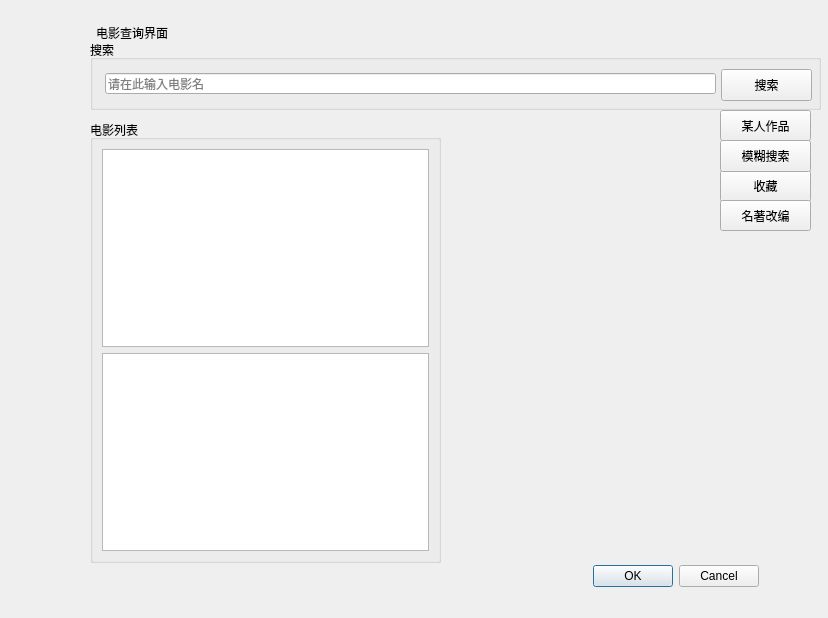
<?xml version="1.0" encoding="UTF-8"?>
<ui version="4.0">
 <class>Dialog</class>
 <widget class="QDialog" name="Dialog">
  <property name="geometry">
   <rect>
    <x>0</x>
    <y>0</y>
    <width>828</width>
    <height>618</height>
   </rect>
  </property>
  <property name="windowTitle">
   <string>Dialog</string>
  </property>
  <widget class="QGroupBox" name="groupBox_2">
   <property name="geometry">
    <rect>
     <x>90</x>
     <y>120</y>
     <width>351</width>
     <height>443</height>
    </rect>
   </property>
   <property name="title">
    <string>电影列表</string>
   </property>
   <layout class="QVBoxLayout" name="verticalLayout_2">
    <item>
     <widget class="QTextEdit" name="movie_rank"/>
    </item>
    <item>
     <widget class="QTextEdit" name="movie_list"/>
    </item>
   </layout>
  </widget>
  <widget class="QLabel" name="label_title">
   <property name="geometry">
    <rect>
     <x>96</x>
     <y>25</y>
     <width>647</width>
     <height>16</height>
    </rect>
   </property>
   <property name="text">
    <string>电影查询界面</string>
   </property>
  </widget>
  <widget class="QGroupBox" name="groupBox">
   <property name="geometry">
    <rect>
     <x>90</x>
     <y>40</y>
     <width>731</width>
     <height>70</height>
    </rect>
   </property>
   <property name="title">
    <string>搜索</string>
   </property>
   <widget class="QLineEdit" name="Edit_input">
    <property name="geometry">
     <rect>
      <x>15</x>
      <y>33</y>
      <width>611</width>
      <height>21</height>
     </rect>
    </property>
    <property name="placeholderText">
     <string>请在此输入电影名</string>
    </property>
   </widget>
   <widget class="QPushButton" name="pushButton_search">
    <property name="geometry">
     <rect>
      <x>631</x>
      <y>29</y>
      <width>91</width>
      <height>32</height>
     </rect>
    </property>
    <property name="text">
     <string>搜索</string>
    </property>
    <property name="checkable">
     <bool>true</bool>
    </property>
   </widget>
  </widget>
  <widget class="QDialogButtonBox" name="buttonBox">
   <property name="geometry">
    <rect>
     <x>100</x>
     <y>560</y>
     <width>659</width>
     <height>32</height>
    </rect>
   </property>
   <property name="orientation">
    <enum>Qt::Horizontal</enum>
   </property>
   <property name="standardButtons">
    <set>QDialogButtonBox::Cancel|QDialogButtonBox::Ok</set>
   </property>
  </widget>
  <widget class="QPushButton" name="pushButton_star">
   <property name="geometry">
    <rect>
     <x>720</x>
     <y>170</y>
     <width>91</width>
     <height>32</height>
    </rect>
   </property>
   <property name="text">
    <string>收藏</string>
   </property>
  </widget>
  <widget class="QWidget" name="layoutWidget">
   <property name="geometry">
    <rect>
     <x>0</x>
     <y>0</y>
     <width>2</width>
     <height>2</height>
    </rect>
   </property>
   <layout class="QVBoxLayout" name="verticalLayout"/>
  </widget>
  <widget class="QWidget" name="layoutWidget">
   <property name="geometry">
    <rect>
     <x>0</x>
     <y>0</y>
     <width>2</width>
     <height>2</height>
    </rect>
   </property>
   <layout class="QVBoxLayout" name="verticalLayout_3"/>
  </widget>
  <widget class="QPushButton" name="pushButton_charactor">
   <property name="geometry">
    <rect>
     <x>720</x>
     <y>110</y>
     <width>91</width>
     <height>31</height>
    </rect>
   </property>
   <property name="text">
    <string>某人作品</string>
   </property>
  </widget>
  <widget class="QPushButton" name="pushButton_fuzzysearch">
   <property name="geometry">
    <rect>
     <x>720</x>
     <y>140</y>
     <width>91</width>
     <height>32</height>
    </rect>
   </property>
   <property name="text">
    <string>模糊搜索</string>
   </property>
  </widget>
  <widget class="QPushButton" name="pushButton_gaibian">
   <property name="geometry">
    <rect>
     <x>720</x>
     <y>200</y>
     <width>91</width>
     <height>31</height>
    </rect>
   </property>
   <property name="text">
    <string>名著改编</string>
   </property>
  </widget>
 </widget>
 <resources/>
 <connections/>
</ui>
